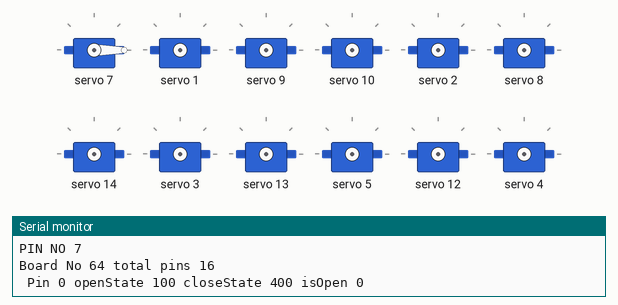
This sketch was run on a simulated Arduino Uno, built with avr-gcc and run on an emulated ATmega328P. Parts: 12 × servo, the last lines printed to the serial monitor. Random numbers use the default seed unless the sketch sets one.

Above: at 0.1 s.
At 22.5 s:
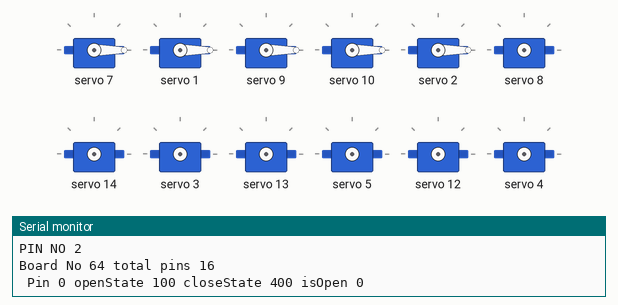
At 39.3 s:
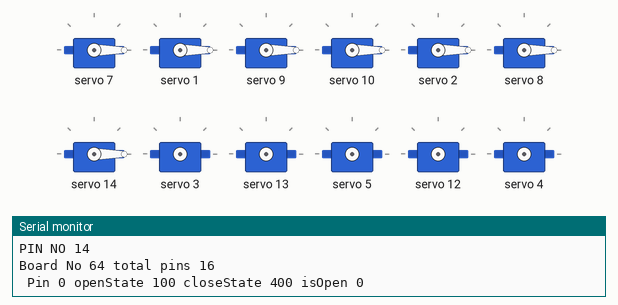
At 50.5 s:
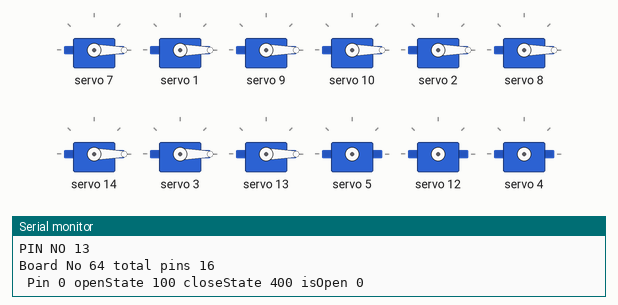
At 106.5 s:
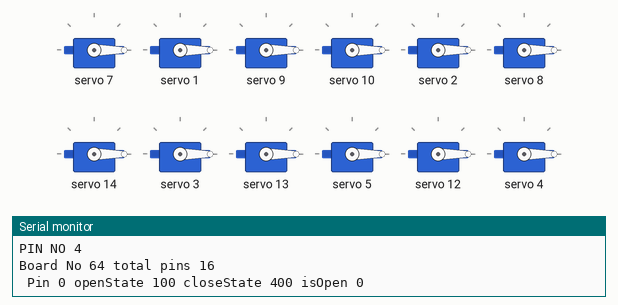
Timing chart, 0 to 108.0 s (numbered marks = the images above):
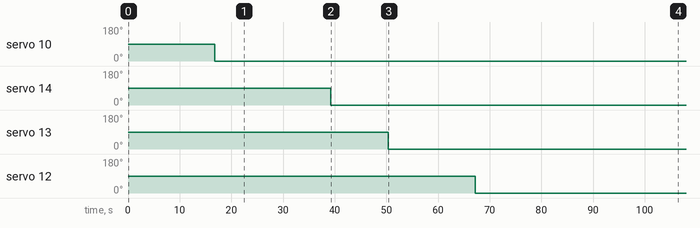

Measured:
- by itself, servo 10: 90° → 0° at 16.8 s
- by itself, servo 14: 90° → 0° at 39.2 s
- by itself, servo 13: 90° → 0° at 50.4 s
- by itself, servo 12: 90° → 0° at 67.2 s

The sketch:

pca9685.ino
```cpp
#include "Pca9685.h"

int MAX_PINS = 16;
Pca9685 pca9685 = Pca9685();
void setup() {
  Serial.begin(9600);
  //setting board address
  pca9685.setBoardAddress(0x40);
  //setting board frequency
  pca9685.setPwmFrequency(50);
  //init the board
  pca9685.initPca9685();
  //setting up the range for open and close
  for (int i = 0; i < 16; i++) {
    pca9685.setSwitchOpenCloseRange(i, 100, 400);
  }
}

void loop() {

  int pinNo = random(0, MAX_PINS);
  Serial.print("MAX PIN ");
  Serial.println(MAX_PINS);
  Serial.print("PIN NO ");
  Serial.println(pinNo);
  //throwing switch on particular pin
  pca9685.throwSwitchPca9685Pin(pinNo);
  pca9685.displayPca9685PinState();
  delay(2000);
  //cloasing switch on particular pin
  pca9685.closeSwitchPca9685Pin(pinNo);
  pca9685.displayPca9685PinState();
  delay(2000);

}
```

Pca9685.cpp
```cpp
/*
   Adarsh Model Trains
   Developed by Adarsh kumar
   Support adarshkumarsingh83@gmail.com
*/

#include <Arduino.h>
#include "Pca9685.h"


void Pca9685::init() {
  if (_totalPins == -1) {
    _totalPins = 16;
  }
  _pca9685PinList = new Pca9685Pin[_totalPins];
  for (int i = 0; i < _totalPins; i++) {
    _pca9685PinList[i]._openState = 1000;
    _pca9685PinList[i]._closeState = 2000;
    _pca9685PinList[i]._isOpen = false;
  }
}

void Pca9685::initPca9685() {
  _pwm.begin();
  _pwm = Adafruit_PWMServoDriver(_boardsAddress);
  _pwm.setPWMFreq(_pwmFrequency);
}

void Pca9685::setPwmFrequency(int pwmFrequency) {
  this->_pwmFrequency = pwmFrequency;
}

bool Pca9685::setSwitchOpenCloseRange(int pinNo, int openRange, int closeRange) {
  _pca9685PinList[pinNo]._openState = openRange;
  _pca9685PinList[pinNo]._closeState = closeRange;
}

void Pca9685::setBoardAddress(int boardsAddress) {
  this->_boardsAddress = boardsAddress;
}

int Pca9685::getBoardAddress() {
  return this->_boardsAddress;
}

bool Pca9685::throwSwitchPca9685Pin(int pinNo) {
  _pca9685PinList[pinNo]._isOpen = true;
  Pca9685Pin pin = _pca9685PinList[pinNo];
  refreshPin(pinNo, pin);
  return true;
}

bool Pca9685::closeSwitchPca9685Pin(int pinNo) {
  _pca9685PinList[pinNo]._isOpen = false;
  Pca9685Pin pin = _pca9685PinList[pinNo];
  refreshPin(pinNo, pin);
  displayPinState(pinNo);
  return true;
}

void Pca9685::resetPca9685Board() {
  for (int i = 0; i < _totalPins; i++) {
    _pca9685PinList[i]._isOpen = false;
  }
  refreshPca9685Board();
}

void Pca9685::refreshPca9685Board() {
  for (int i = 0; i < _totalPins; i++) {
    Pca9685Pin pca9685Pin = _pca9685PinList[i];
    if (pca9685Pin._isOpen) {
      _pwm.writeMicroseconds(i, pca9685Pin._openState );
    } else {
      _pwm.writeMicroseconds(i, pca9685Pin._closeState );
    }
  }
}

void Pca9685::refreshPin(int pinNo, Pca9685Pin pca9685Pin) {
  //todo with adafruit lib implementation
  if (pca9685Pin._isOpen) {
    _pwm.writeMicroseconds(pinNo, pca9685Pin._openState );
  } else {
    _pwm.writeMicroseconds(pinNo, pca9685Pin._closeState );
  }
}

void Pca9685::displayPinState(int pinNo) {
  Pca9685Pin pin = _pca9685PinList[pinNo];
  Serial.println();
  Serial.print(" openState ");
  Serial.print(pin._openState);
  Serial.print(" closeState ");
  Serial.print(pin._closeState);
  Serial.print(" isOpen ");
  Serial.println(pin._isOpen);
  Serial.println();
}


void Pca9685::displayPca9685PinState() {
  Serial.print("Board No ");
  Serial.print(_boardsAddress);
  Serial.print(" total pins ");
  Serial.println(this->_totalPins);

  for (int i = 0; i < this->_totalPins; i++) {
    Pca9685Pin pin = _pca9685PinList[i];
    Serial.println();
    Serial.print(" Pin ");
    Serial.print(i);
    Serial.print(" openState ");
    Serial.print(pin._openState);
    Serial.print(" closeState ");
    Serial.print(pin._closeState);
    Serial.print(" isOpen ");
    Serial.print(pin._isOpen);
    Serial.println();
  }
}
```

Pca9685.h
```cpp
/*
   Adarsh Model Trains
   Developed by Adarsh kumar
   Support adarshkumarsingh83@gmail.com
*/

#ifndef Pca9685_h
#define Pca9685_h

#include <Arduino.h>
#include "Adafruit_PWMServoDriver.h"

class Pca9685 {

  private:
    typedef struct {
      int _openState;
      int _closeState;
      bool _isOpen;
    } Pca9685Pin;

    int _defaultState;
    int _totalPins = -1;
    int _boardsAddress;
    int _pwmFrequency;

    Pca9685Pin * _pca9685PinList;
    Adafruit_PWMServoDriver _pwm;

    void init();
    void refreshPin(int pinNo, Pca9685Pin pca9685Pin);

  public:

    Pca9685() {
      init();
    }
    void initPca9685();
    void setBoardAddress(int boardsAddress);
    int getBoardAddress();
    void setPwmFrequency(int pwmFrequency);
    bool setSwitchOpenCloseRange(int pinNo, int openRange, int closeRange);
    bool throwSwitchPca9685Pin(int pinNo);
    bool closeSwitchPca9685Pin(int pinNo);
    void refreshPca9685Board();
    void resetPca9685Board();
    void displayPca9685PinState();
     void displayPinState(int pinNo);

    ~Pca9685() {
      delete [] _pca9685PinList;
    }
};
#endif
```
